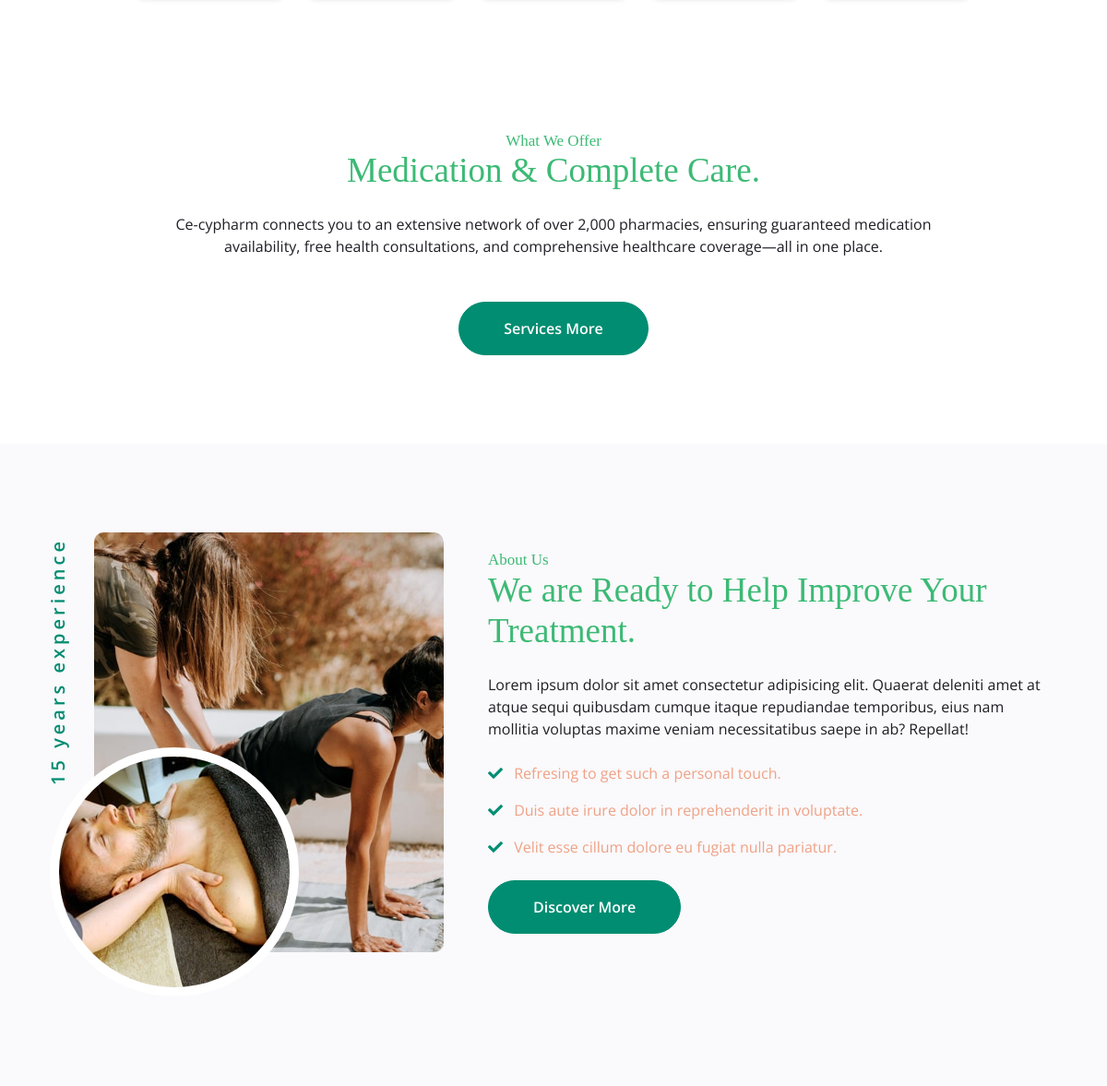
The app's page / (middle part), older data.
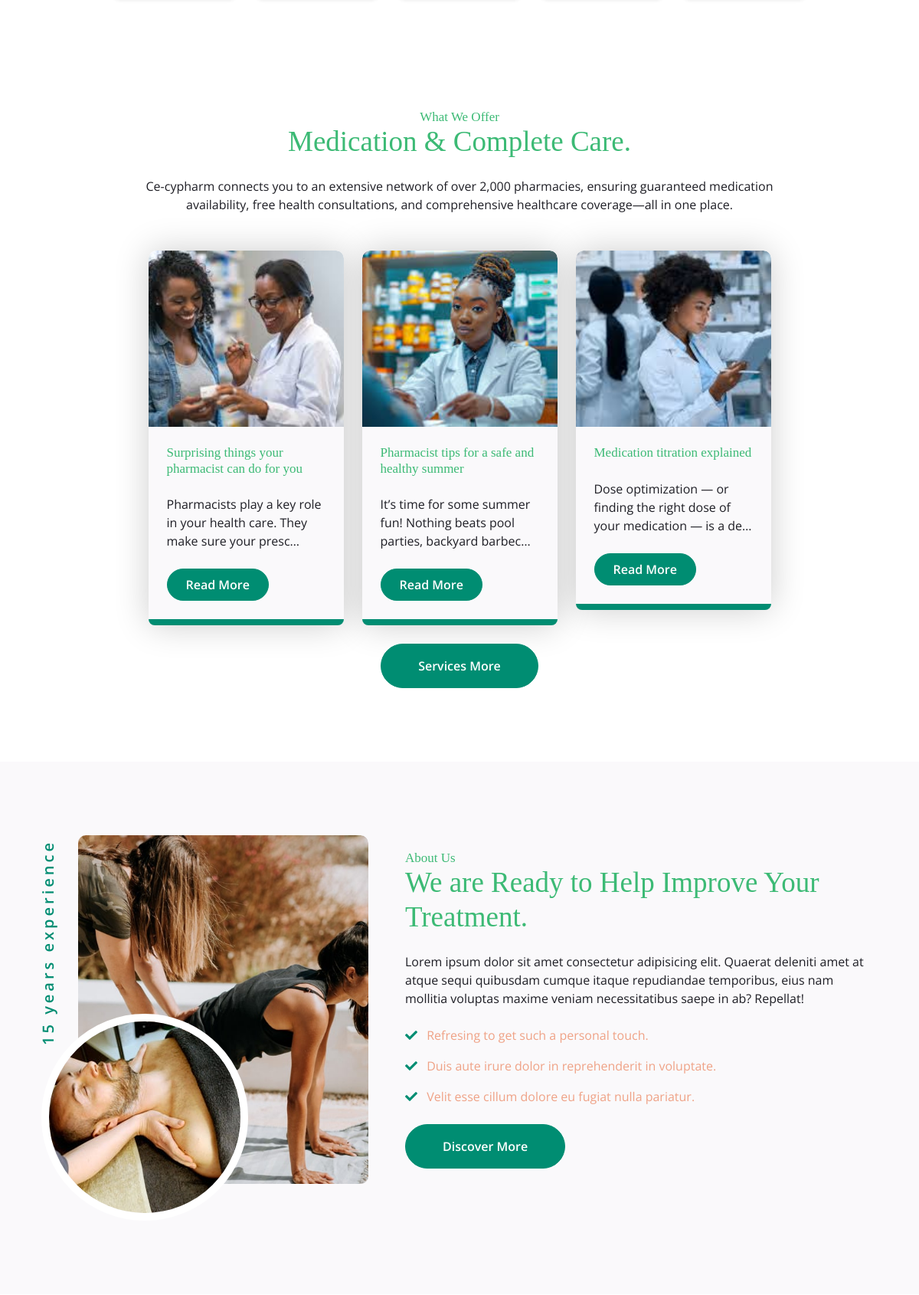
The same page, newer data.
### ce_cypharm/models.py (models this page shows, shortened)
class CecypharmFirstCategoryImage(models.Model):
    first_category_cecypharm_title = models.CharField(max_length=255, blank=True, null=True)
    first_category_cecypharm_description = models.TextField()
    first_category_cecypharm_slug = models.SlugField (max_length=255,blank=True, null=True)
    first_category_cecypharm_image = models.FileField(upload_to=' first_image/')
    first_category_cecypharm_publish_date = models.DateTimeField (auto_now_add= True)
    first_category_cecypharm_author = models.ForeignKey(User, on_delete=models.CASCADE)
    class Meta:
        ordering =['first_category_cecypharm_publish_date']

### ce_cypharm/views.py (the view)
# urls.py: path('', HomeView.as_view(), name="home"),
class HomeView(ListView):
    model = MainImageCarousel
    template_name = 'ce_cypharm/home.html'
    def get_context_data(self, **kwargs):
        context = super().get_context_data(**kwargs)
        context['first_image_categorys'] = CecypharmFirstCategoryImage.objects.all()
        return context

### templates/ce_cypharm/home.html (shortened to what the changed rows need)
{% extends "base.html" %}
{% load static %}
{% block content%}
<body>
        <div class="container-fluid service py-5">
            <div class="container py-5">
                <div class="section-title mb-5 wow fadeInUp" data-wow-delay="0.2s">
                    <h1 class="display-3 mb-4">Medication & Complete Care.</h1>
                </div>
                <div class="row g-4 justify-content-center">
                    {% for first_image_category in first_image_categorys %}
                    <div class="col-md-6 col-lg-4 col-xl-3 wow fadeInUp" data-wow-delay="0.1s">
                        <div class="service-item rounded">
                           <div class="service-img rounded-top">
                             {% if first_image_category.first_category_cecypharm_image %}
                                <img
                                    src="{{ first_image_category.first_category_cecypharm_image.url }}"
                                    class="img-fluid rounded-top w-100"
                                    style="height: 230px; object-fit: cover;"
                                    alt=""
                                    >
                              {% endif %}
                            </div>
                            <div class="service-content rounded-bottom bg-light p-4">
                                <div class="service-content-inner">
                                    <h5 class="mb-4">{{ first_image_category.first_category_cecypharm_title }}</h5>
                                    <p class="mb-4">{{ first_image_category.first_category_cecypharm_description |truncatechars:75}}</p>
                                    <a href="#" class="btn btn-primary rounded-pill text-white py-2 px-4 mb-2">Read More</a>
                                </div>
                            </div>
                        </div>
                    </div>
                    {% endfor %}
                </div>
            </div>
        </div>
        <div class="container-fluid about bg-light py-5">
            <div class="container py-5">
                <div class="row g-5 align-items-center">
                    <div class="col-lg-7 wow fadeInRight" data-wow-delay="0.4s">
                        <div class="section-title text-start mb-5">
                            <h1 class="display-3 mb-4">We are Ready to Help Improve Your Treatment.</h1>
                        </div>
                    </div>
                </div>
            </div>
        </div>
 {% endblock %}

Row changes from the older to the newer data that the page shows:
added CecypharmFirstCategoryImage: first_category_cecypharm_image (picture), first_category_cecypharm_title "Surprising things your pharmacist can do for you", first_category_cecypharm_description "Pharmacists play a key role in your health care. They make sure your presc…"
added CecypharmFirstCategoryImage: first_category_cecypharm_image (picture), first_category_cecypharm_title "Pharmacist tips for a safe and healthy summer", first_category_cecypharm_description "It’s time for some summer fun! Nothing beats pool parties, backyard barbec…"
added CecypharmFirstCategoryImage: first_category_cecypharm_image (picture), first_category_cecypharm_title "Medication titration explained", first_category_cecypharm_description "Dose optimization — or finding the right dose of your medication — is a de…"
